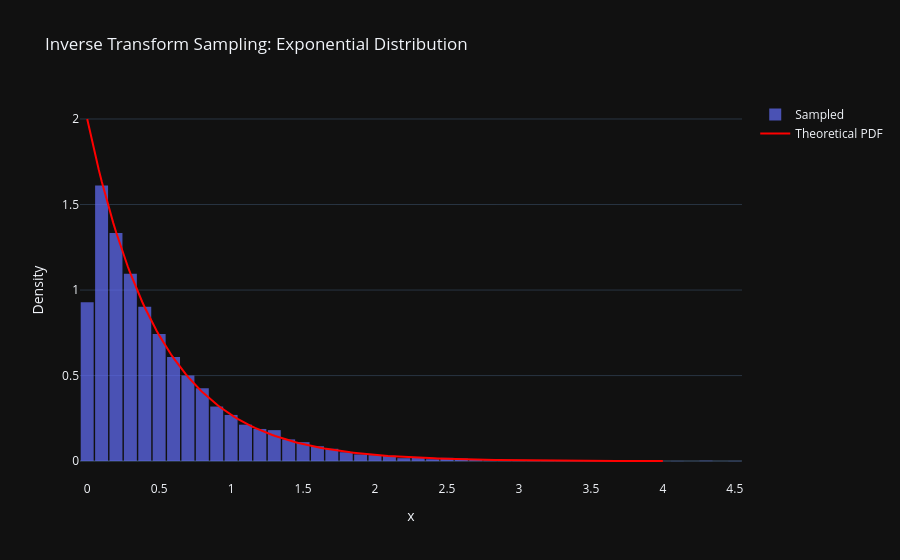

Notebook code for this chart:
### Markdown cell above
Visual Check using plotly

### Code cell
import plotly.graph_objects as go

# Histogram of sampled data (normalized to probability density)
# 10000 samples reduced to 50 bins
hist_chart1 = go.Histogram(
    x=x,
    histnorm='probability density',  # so area under bars ~1
    nbinsx=50,
    name='Sampled',
    opacity=0.7
)

# Theoretical PDF
x_vals = np.linspace(0, 4, 200) #200 random numbers between 0 and 4 would be enough to visualise the exponential distribution
pdf = lam * np.exp(-lam * x_vals)
expdistpdf_chart2 = go.Scatter(
    x=x_vals,
    y=pdf,
    mode='lines',
    name='Theoretical PDF',
    line=dict(color='red')
)

# Combine the two charts and plot
fig = go.Figure([hist_chart1, expdistpdf_chart2])
fig.update_layout(
    title='Inverse Transform Sampling: Exponential Distribution',
    xaxis_title='x',
    yaxis_title='Density',
    bargap=0.1
)
fig.show()

### Figure 1 — Plotly figure (JSON) as saved in the notebook; plotly's stock layout.template omitted (floating-point values rounded to 4 significant figures; data arrays with more than 128 entries replaced by an {"elided": "..."} marker saying what was removed)
{"data": [{"histnorm": "probability density", "name": "Sampled", "nbinsx": 50, "opacity": 0.7, "x": {"elided": "10000 float values"}, "type": "histogram"}, {"line": {"color": "red"}, "mode": "lines", "name": "Theoretical PDF", "x": {"elided": "200 float values"}, "y": {"elided": "200 float values"}, "type": "scatter"}], "layout": {"title": {"text": "Inverse Transform Sampling: Exponential Distribution"}, "xaxis": {"title": {"text": "x"}}, "yaxis": {"title": {"text": "Density"}}, "bargap": 0.1}}
